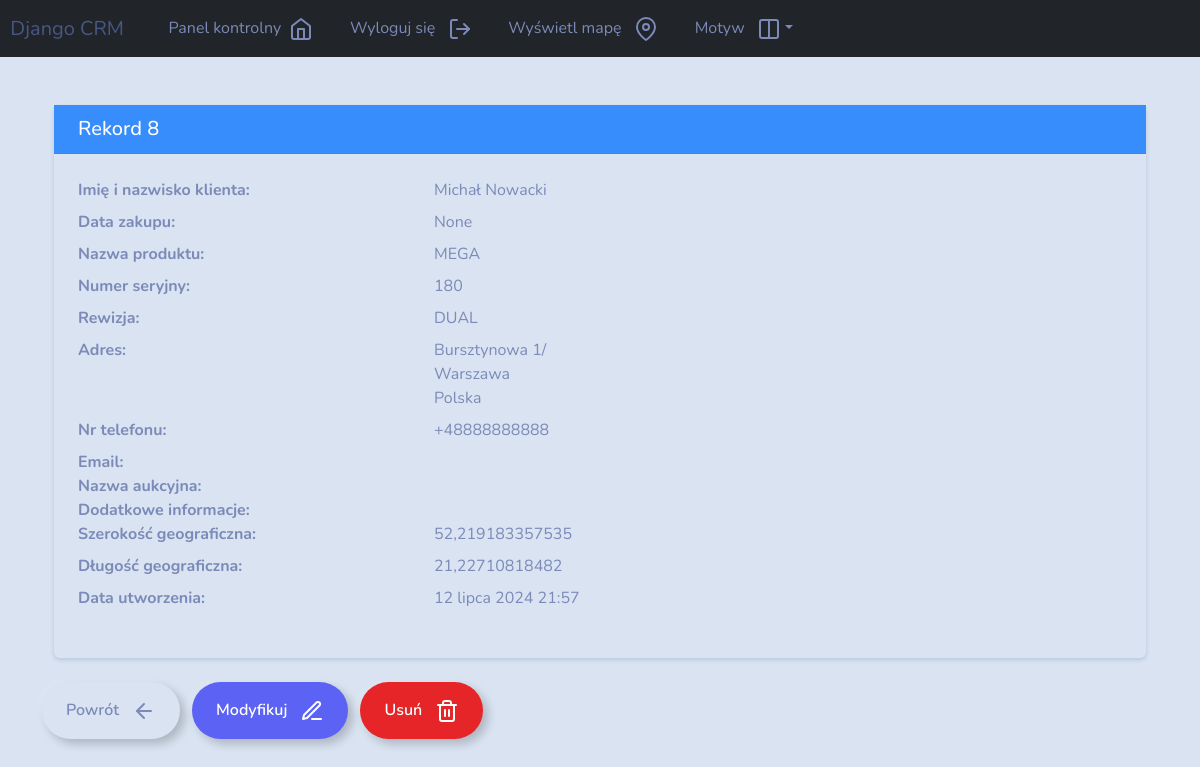
/record/8 (signed in), run on an earlier commit of the app's database.
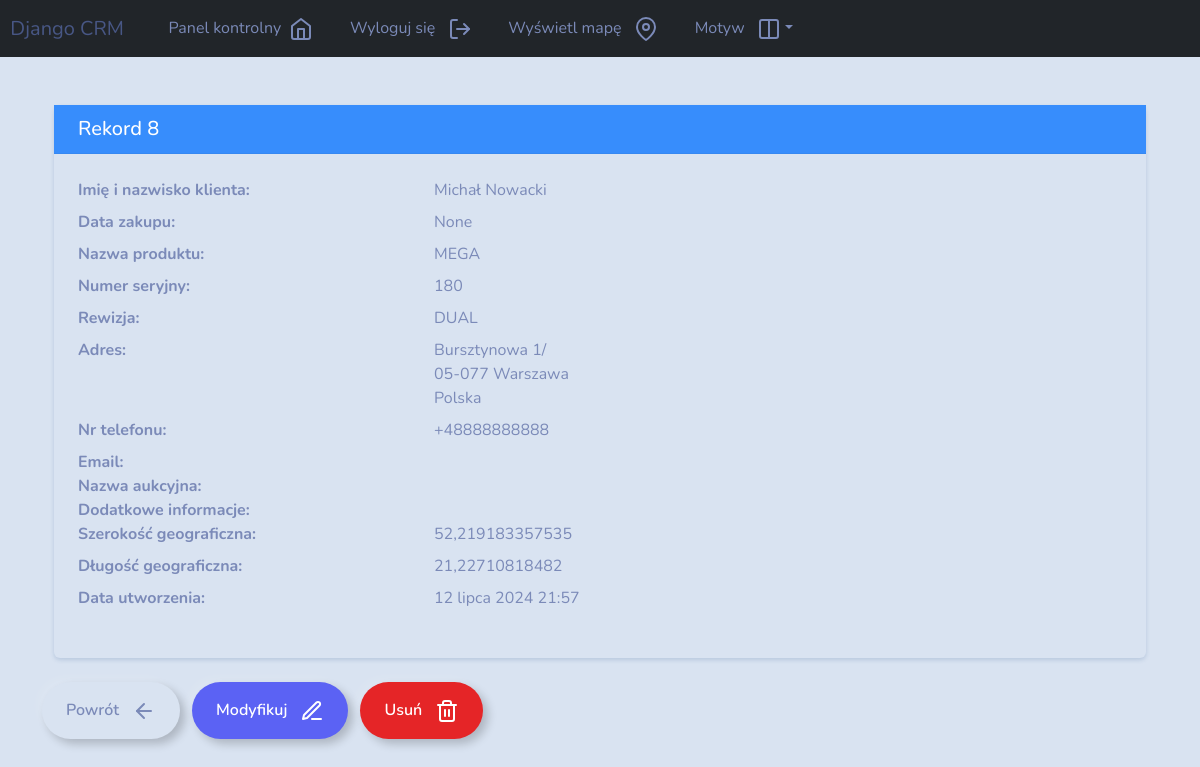
And on a later commit of the database.
### webapp/models.py (models this page shows, shortened)
class Record(models.Model):
    creation_date = models.DateTimeField(auto_now_add=True)
    purchase_date = models.DateField(blank=True, null=True)  # Allows blank and NULL
    product_name = models.CharField(max_length=100, blank=True)  # Allows blank
    serial_number = models.CharField(max_length=100, blank=True)  # Allows blank
    revision = models.CharField(max_length=100, blank=True)  # Allows blank
    customer_first_name = models.CharField(max_length=100, blank=True)  # Allows blank
    customer_last_name = models.CharField(max_length=100, blank=True)  # Allows blank
    address_street = models.CharField(max_length=100, blank=True)  # Allows blank
    address_building = models.CharField(max_length=100, blank=True)  # Allows blank
    address_apartment = models.CharField(max_length=100, blank=True)  # Allows blank
    address_city = models.CharField(max_length=100, blank=True)  # Allows blank
    address_postal_code = models.CharField(max_length=100, blank=True)  # Allows blank
    address_country = models.CharField(max_length=100, blank=True)  # Allows blank
    phone_number = PhoneNumberField(blank=True, null=True)  # Allows blank
    email = models.EmailField(max_length=100, blank=True)  # Allows blank
    auction_name = models.CharField(max_length=100, blank=True)  # Allows blank
    additional_info = models.TextField(max_length=1000, blank=True)  # Allows blank
    gps_latitude = models.FloatField(null=True, blank=True)  # Allows NULL and blank
    gps_longitude = models.FloatField(null=True, blank=True)  # Allows NULL and blank

### webapp/views.py (the view)
# urls.py: path('record/<int:pk>', views.view_record, name='view_record'),
@login_required(login_url='user_login')
def view_record(request, pk):
    all_records = Record.objects.get(id=pk)
    context = {'record': all_records}
    return render(request, 'webapp/view_record.html', context=context)

### webapp/templates/webapp/view_record.html (shortened to what this page needs)
{% extends 'webapp/base.html' %}
{% block content %}
<div class="container py-4">
    <div class="card shadow-sm">
        <div class="card-header bg-primary text-white">
            <h5 class="mb-0">Rekord {{ record.id }}</h5>
        </div>
        <div class="card-body">
            <dl class="row">
                <dt class="col-sm-4">Imię i nazwisko klienta:</dt>
                <dd class="col-sm-8">{{record.customer_first_name}} {{record.customer_last_name}}</dd>
                <dt class="col-sm-4">Data zakupu:</dt>
                <dd class="col-sm-8">{{record.purchase_date}}</dd>
                <dt class="col-sm-4">Nazwa produktu:</dt>
                <dd class="col-sm-8">{{record.product_name}}</dd>
                <dt class="col-sm-4">Numer seryjny:</dt>
                <dd class="col-sm-8">{{record.serial_number}}</dd>
                <dt class="col-sm-4">Rewizja:</dt>
                <dd class="col-sm-8">{{record.revision}}</dd>
                <dt class="col-sm-4">Adres:</dt>
                <dd class="col-sm-8">
                    {{record.address_street}} {{record.address_building}}/{{record.address_apartment}}<br>
                    {{record.address_postal_code}} {{record.address_city}}<br>
                    {{record.address_country}}
                </dd>
                <dt class="col-sm-4">Nr telefonu:</dt>
                <dd class="col-sm-8">{{record.phone_number}}</dd>
                <dt class="col-sm-4">Email:</dt>
                <dd class="col-sm-8">{{record.email}}</dd>
                <dt class="col-sm-4">Nazwa aukcyjna:</dt>
                <dd class="col-sm-8">{{record.auction_name}}</dd>
                <dt class="col-sm-4">Dodatkowe informacje:</dt>
                <dd class="col-sm-8">{{record.additional_info}}</dd>
                <dt class="col-sm-4">Szerokość geograficzna:</dt>
                <dd class="col-sm-8">{{record.gps_latitude}}</dd>
                <dt class="col-sm-4">Długość geograficzna:</dt>
                <dd class="col-sm-8">{{record.gps_longitude}}</dd>
                <dt class="col-sm-4">Data utworzenia:</dt>
                <dd class="col-sm-8">{{record.creation_date}}</dd>
            </dl>
        </div>
    </div>
</div>
<a href="{% url 'dashboard' %}" class="btn btn-outline-secondary">Powrót &nbsp&nbsp<i data-feather="arrow-left"></i></a>
<a href="{% url 'update_record' record.id %}" class="btn btn-outline-info">Modyfikuj &nbsp&nbsp<i data-feather="edit-3"></i></a>
<a href="{% url 'delete_record' record.id %}" class="btn btn-outline-danger">Usuń &nbsp&nbsp<i data-feather="trash-2"></i></a>
{% endblock %}

What changed in the data, as far as the page shows it:
changed Record "Michał": address_postal_code (not shown) → "05-077"
